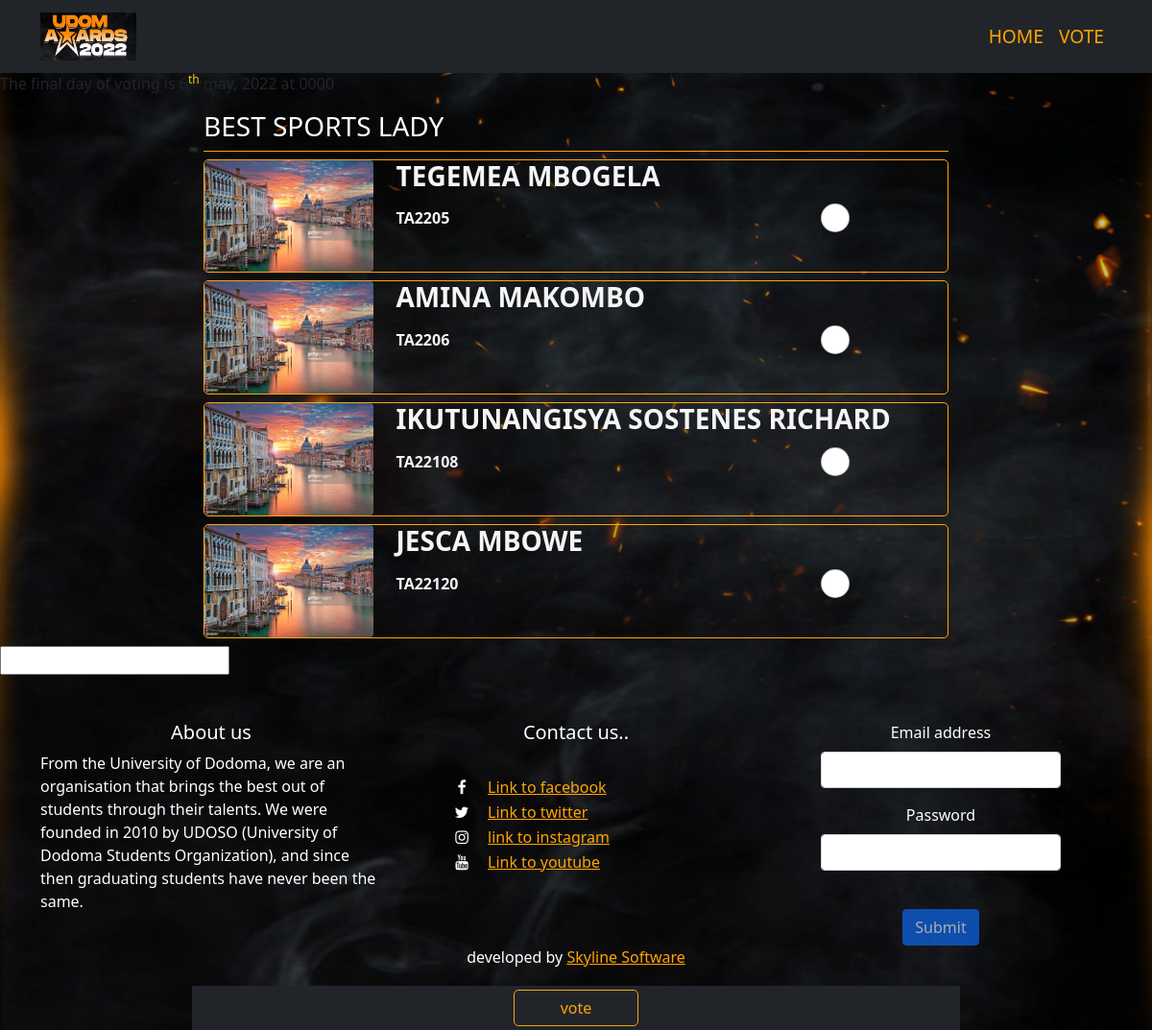
Page /contestants.php?name=BEST SPORTS LADY&id=10 on the committed database.
### tables this page shows
CREATE TABLE `votes` (
  `cont_number` varchar(100) NOT NULL,
  `category_id` int(11) NOT NULL,
  `votes` int(11) NOT NULL,
  `id` int(11) NOT NULL,
  `time_of_vote` timestamp NOT NULL DEFAULT current_timestamp()
);

CREATE TABLE `contestant` (
  `cont_number` varchar(100) NOT NULL,
  `name` varchar(100) NOT NULL
);

### contestants.php (the view, shortened to what this page needs)
<!DOCTYPE html>
<html lang="en">
<head>
    <link rel="stylesheet" href="style.css">
 <link href="https://cdn.jsdelivr.net/npm/bootstrap@5.1.3/dist/css/bootstrap.min.css" rel="stylesheet">
<link rel="stylesheet" href="https://cdnjs.cloudflare.com/ajax/libs/font-awesome/4.7.0/css/font-awesome.min.css">
</head>
<body>
    <nav class="navbar navbar-expand-lg navbar-dark bg-dark fixed-top static-top">
        <div class="container">
          <a class="navbar-brand" href="index.php">
            <img src="logo.jpeg" alt="..." height="50" width="100">
          </a>
          <div class="collapse navbar-collapse" id="navbarSupportedContent">
            <ul class="navbar-nav ms-auto">
              <li class="nav-item">
                <a class="nav-link active" aria-current="page" style="color: orange;" href="index.php">HOME</a>
              </li>
              <li class="nav-item">
                <a class="nav-link active"  style="color: orange;" href="vote.php">VOTE</a>
              </li>
            </ul>
          </div>
        </div>
    </nav>
    <marquee style="margin-top: 75px;" behavior="" direction="">The final day of voting is 6<sup style="color: rgb(250, 205, 3);">th</sup> may, 2022 at 0000</marquee>
    <div class="container" style="max-width: 800px;">
        <form action="" method="POST" name="form1">
          <?php
            if(isset($_GET["name"]) && isset($_GET["id"])){
              $category_name = $_GET["name"];?>
              <h3 class="pb-2 mt-lg-3 heading" style="color: white;"><?php echo $category_name; ?></h3>
              <?php
              $id = $_GET["id"];
              $fetch_query = "SELECT cont_number,id FROM votes WHERE category_id=$id";
              $fetch_result = mysqli_query($conn, $fetch_query);
              if($fetch_result){
                if(mysqli_num_rows($fetch_result) > 0){
                  while($contestant = mysqli_fetch_assoc($fetch_result)){
                    $contestant_id = $contestant["cont_number"];
                    $vote_id=$contestant["id"];
                    $contestant_query = "SELECT name FROM contestant WHERE cont_number=$contestant_id";
                    $contestant_result = mysqli_query($conn, $contestant_query);
                    if($contestant_result){
                      if(mysqli_num_rows($contestant_result) > 0){
                        $temp = mysqli_fetch_assoc($contestant_result);
                        $contestant_name = $temp["name"];?>
                        <div class="my-2 custom-border">
                          <div class="row align-items-start">
                              <div class="col-3">
                                  <img src="one.jpg" alt="nominee one" class="img-fluid rounded pe-auto" style="min-height: 82px; min-width: 84px;">
                              </div>
                              <div class="col-9">
                                  <h3 class="fw-bold" style="color: whitesmoke"><?php echo "$contestant_name";?></h3>
                                  <div class="row align-items-center p-0 m-0">
                                      <div class="col-9 p-0 m-0">
                                          <span style="color: whitesmoke">TA22<?php echo $contestant_id;?></span>
                                      </div>
                                      <div class="col">
                                          <input class="form-check-input mb-1 pb-1" name="vote"  style="width:30px; height: 30px;" value="<?php echo $vote_id;?>" type="radio" id="radio">
                                      </div>
                                  </div>
                              </div>
                          </div>
                      </div>
                    <?php
                  }
                }
              }
            }
          }
        }
        ?>
      </div>
      <input type="text" name="voter_id" id="voter_id">
      <div class="text-center py-1 fixed-bottom container bg-dark" style="max-width: 800px;">
          <button type="submit" id="vote_button" name="vote_button" style="border: 1px solid orange; border-radius: 5px; color: orange;" class="btn px-5 my-button">vote</button>
      </div>
    <footer class="mt-5 mb-5 container" style="color: white;">
        <div class="row">
          <div class="col-sm-4">
            <h5>About us</h5>
            <p>
              From the University of Dodoma, we are an organisation that brings the best out of students through their talents. We were founded in 2010 by UDOSO (University of Dodoma Students Organization), and since then graduating students have never been the same.
            </p>
          </div>
          <div class="col-sm-4">
          <h5>Contact us..</h5>
          <ul>
          <li>
          <a href="#"><i class="fa fa-facebook"></i>Link to facebook </a>
          </li>
          <li>
          <a href="#"><i class="fa fa-twitter"></i>Link to twitter</a>
          </li>
           <li>
          <a href="https://www.instagram.com/udom_awards2022/"><i class="fa fa-instagram"></i>link to instagram</a>
          </li>
          <li>
          <a href="#"><i class="fa fa-youtube"></i>Link to youtube</a>
          </li>
          </ul>
          </div>
          <div class="col-sm-4">
          <form  style="text-align: center;">
              <div class="mb-3">
                <label for="exampleInputEmail1" class="form-label">Email address</label>
                <input type="text" class="form-control" id="exampleInputEmail1" style="width: 70%; margin: auto;" required>
              </div>
              <div class="mb-3">
                <label for="exampleInputPassword1" class="form-label">Password</label>
                <input type="password" class="form-control" id="exampleInputPassword1" style="width: 70%; margin: auto;" required>
              </div>
              <br>
              <button type="submit" class="btn disabled btn-primary">Submit</button>
            </form>
          </div>
        </div>
        <div class="row" style="text-align: center;">
          <p>
            developed by <a href="#">Skyline Software</a>
          </p>
        </div>
      </footer>
</body>
</html>

### style.css (style rules this page uses)
body { background-image: url("background.jpg"); color: white; background-repeat: no-repeat; background-size: cover; background-attachment: fixed; }
.navbar { font-size: larger; background-color: black; border-style: outset orange ; }
a:link { color: orange; }
p { color: white; }
.fa { text-align: center; margin: 5px 2px; font-size: 30px; width: 50px; }
.fa-facebook { color: white; text-decoration: none; }
.fa-twitter { color: white; text-decoration: none; }
.fa-instagram { color: white; text-decoration: none; }
.fa-youtube { color: white; text-decoration: none; }
li { list-style-type: none; }
h5 { text-align: center; }
.form-control { width: 60%; }
a { text-decoration: none; }
.custom-border { border: 1px solid orange; color: black; font-weight: 600; border-radius: 5px; }
.heading { border-bottom: 1px solid orange; }
.my-button { border: 1px solid orange; font-weight: 600; color: orange; }

### rows in the picture
votes: contestant.name "TEGEMEA MBOGELA", cont_number "05"
votes: contestant.name "AMINA MAKOMBO", cont_number "06"
votes: contestant.name "IKUTUNANGISYA SOSTENES RICHARD", cont_number "108"
votes: contestant.name "JESCA MBOWE", cont_number "120"

### other values in the picture
$category_name "BEST SPORTS LADY"
